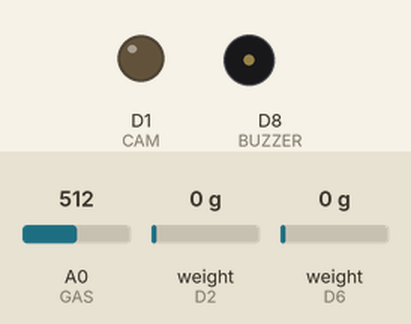
Simulated run of this sketch. Board: ESP8266 (NodeMCU). Shown: output pins drawn as LEDs (lit = HIGH), buzzer (waves = sounding, pin HIGH). The inputs (shaded band) are chosen by the test bench; at power-on: A0 (GAS) = 512, weight on the scale (sensors on D2, D6) 0 g. WiFi joins after 1.5 s; servers stay silent unless stated; no MQTT or app messages arrive unless stated; what the sketch prints to the serial monitor is not drawn.

Above: at 0.1 s.
At 16.1 s:
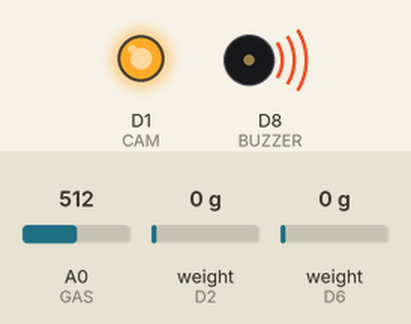
At 16.6 s:
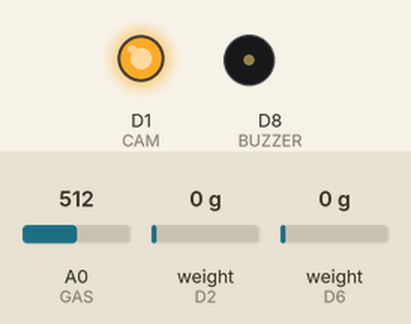
Timing chart, 0 to 18.1 s (numbered marks = the images above):
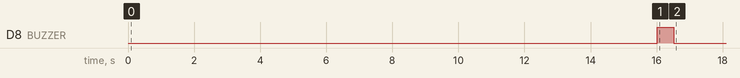

The sketch:

Code.ino
```cpp
#include "HX711.h"
#include <ESP8266WiFi.h>
#include "Adafruit_MQTT.h"
#include "Adafruit_MQTT_Client.h"
const int LOADCELL_DOUT_PIN = D2;
const int LOADCELL_SCK_PIN = D3;
const int LOADCELL_DOUT_PIN2 = D6;
const int LOADCELL_SCK_PIN2 = D7;
HX711 scale;
HX711 scale2;
int WEIGHT1 = 0;
int WEIGHT2 = 0;
#define  CAM D1
#define GAS A0
#define BUZZER D8

#define WLAN_SSID       "Siri"
#define WLAN_PASS       "123456789"
#define MQTT_SERV      "io.adafruit.com"
#define MQTT_PORT  1883
#define MQTT_NAME  "smart_pantry223"
#define MQTT_PASS  "aio_ORmq57w6dEHI7rKT8SY9mpAFtS26"
////////////////////////////////// Feeds  ///////////////////////////////////////////////////////////////////////////
WiFiClient client;
Adafruit_MQTT_Client mqtt(&client, MQTT_SERV, MQTT_PORT, MQTT_NAME, MQTT_PASS);
Adafruit_MQTT_Publish ITEM1 = Adafruit_MQTT_Publish(&mqtt, MQTT_NAME "/f/w1");
Adafruit_MQTT_Publish ITEM2 = Adafruit_MQTT_Publish(&mqtt, MQTT_NAME "/f/w2");
Adafruit_MQTT_Publish GASFEED = Adafruit_MQTT_Publish(&mqtt, MQTT_NAME "/f/gas");

void setup() {
  Serial.begin(9600);
  pinMode(CAM,OUTPUT);
    pinMode(BUZZER,OUTPUT);

  WiFi.begin(WLAN_SSID, WLAN_PASS);
while (WiFi.status() != WL_CONNECTED)
  {
    delay(500);
    Serial.print(".");
  }
Serial.println();
Serial.println("WiFi connected");
Serial.println("IP address: ");
Serial.print(WiFi.localIP());
  Serial.println("HX711 Demo");
    digitalWrite(CAM,HIGH);

  Serial.println("Initializing the scale");

  // Initialize library with data output pin, clock input pin and gain factor.
  // Channel selection is made by passing the appropriate gain:
  // - With a gain factor of 64 or 128, channel A is selected
  // - With a gain factor of 32, channel B is selected
  // By omitting the gain factor parameter, the library
  // default "128" (Channel A) is used here.
  scale.begin(LOADCELL_DOUT_PIN, LOADCELL_SCK_PIN);
  scale2.begin(LOADCELL_DOUT_PIN2, LOADCELL_SCK_PIN2);


  Serial.println("Before setting up the scale:");
  Serial.print("read: \t\t");
  Serial.println(scale.read());      // print a raw reading from the ADC

  Serial.print("read average: \t\t");
  Serial.println(scale.read_average(20));   // print the average of 20 readings from the ADC

  Serial.print("get value: \t\t");
  Serial.println(scale.get_value(5));   // print the average of 5 readings from the ADC minus the tare weight (not set yet)

  Serial.print("get units: \t\t");
  Serial.println(scale.get_units(5), 1);  // print the average of 5 readings from the ADC minus tare weight (not set) divided
            // by the SCALE parameter (not set yet)

  scale.set_scale(2280.f);                      // this value is obtained by calibrating the scale with known weights; see the README for details
  scale.tare();               // reset the scale to 0

  Serial.println("After setting up the scale:");

  Serial.print("read: \t\t");
  Serial.println(scale.read());                 // print a raw reading from the ADC

  Serial.print("read average: \t\t");
  Serial.println(scale.read_average(20));       // print the average of 20 readings from the ADC

  Serial.print("get value: \t\t");
  Serial.println(scale.get_value(5));   // print the average of 5 readings from the ADC minus the tare weight, set with tare()

  Serial.print("get units: \t\t");
  Serial.println(scale.get_units(5), 1);        // print the average of 5 readings from the ADC minus tare weight, divided

  Serial.println("Readings:");

//////////////////////////////////////////////////

  Serial.println("Before setting up the scale:");
  Serial.print("read: \t\t");
  Serial.println(scale2.read());      // print a raw reading from the ADC

  Serial.print("read average: \t\t");
  Serial.println(scale2.read_average(20));   // print the average of 20 readings from the ADC

  Serial.print("get value: \t\t");
  Serial.println(scale2.get_value(5));   // print the average of 5 readings from the ADC minus the tare weight (not set yet)

  Serial.print("get units: \t\t");
  Serial.println(scale2.get_units(5), 1);  // print the average of 5 readings from the ADC minus tare weight (not set) divided
            // by the SCALE parameter (not set yet)

  scale2.set_scale(2280.f);                      // this value is obtained by calibrating the scale with known weights; see the README for details
  scale2.tare();               // reset the scale to 0

  Serial.println("After setting up the scale:");

  Serial.print("read: \t\t");
  Serial.println(scale2.read());                 // print a raw reading from the ADC

  Serial.print("read average: \t\t");
  Serial.println(scale2.read_average(20));       // print the average of 20 readings from the ADC

  Serial.print("get value: \t\t");
  Serial.println(scale2.get_value(5));   // print the average of 5 readings from the ADC minus the tare weight, set with tare()

  Serial.print("get units: \t\t");
  Serial.println(scale2.get_units(5), 1);        // print the average of 5 readings from the ADC minus tare weight, divided

  Serial.println("Readings:");
  MQTT_connect();
  digitalWrite(BUZZER,HIGH);
  delay(500);
  digitalWrite(BUZZER,LOW);
}

void loop() {
  //Serial.print("one reading:\t");
 //Serial.println(scale.get_units(), 1);
int GASVALUE = analogRead(GAS);
Serial.print("GAS VALUE:");Serial.println(GASVALUE);
  WEIGHT1 = scale.get_units();
  Serial.print("WEIGHT1:");Serial.println(WEIGHT1);
delay(500);
 // Serial.print("SECOND reading:\t");
  WEIGHT2 = scale2.get_units();
    Serial.print("WEIGHT2:");Serial.println(WEIGHT2);

  if(WEIGHT2>5){
    WEIGHT2=WEIGHT2+20;
     // Serial.println(WEIGHT2+20);

  }
  else{
  WEIGHT2=WEIGHT2;
  }

  if((WEIGHT1<10) && (WEIGHT1>0)){
    digitalWrite(CAM,LOW);
    delay(100);
    digitalWrite(CAM,HIGH);
    digitalWrite(BUZZER,HIGH);
    delay(500);
    digitalWrite(BUZZER,LOW);
  }
    if((WEIGHT2<10) && (WEIGHT2>0)){
    digitalWrite(CAM,LOW);
    delay(100);
    digitalWrite(CAM,HIGH);
    digitalWrite(BUZZER,HIGH);
    delay(500);
    digitalWrite(BUZZER,LOW);
  }
    if(GASVALUE>1000){
    digitalWrite(CAM,LOW);
    delay(100);
    digitalWrite(CAM,HIGH);
    digitalWrite(BUZZER,HIGH);
    delay(500);
    digitalWrite(BUZZER,LOW);
  }

 if (ITEM1.publish(WEIGHT1))
  {
    Serial.println("VALUE UPDATED");
    delay(2000);
  }
   if (ITEM2.publish(WEIGHT2))
  {
    Serial.println("VALUE UPDATED");
    delay(2000);
  }
  if (GASFEED.publish(GASVALUE))
  {
    Serial.println("VALUE UPDATED");
    delay(2000);

  }
//String Output="";
//Output = "W1:";
//Output+=WEIGHT1;
//Output+="*";
//Output+= "W2:";
//Output+=WEIGHT2;
//Output+="#";
//Output+= "SP:";
//Output+="yes";
//Output+="&";
//Serial.println(Output);
}
void MQTT_connect()
{
  int8_t ret;
  if (mqtt.connected())
  {
    return;
  }

  Serial.print("Connecting to MQTT... ");

  uint8_t retries = 3;
  while ((ret = mqtt.connect()) != 0)
    {
       Serial.println(mqtt.connectErrorString(ret));
       Serial.println("Retrying MQTT connection in 5 seconds...");
       mqtt.disconnect();
       delay(5000);
       retries--;
       if (retries == 0)
       {
         while (1);
       }
    }
  Serial.println("MQTT Connected!");
}
```
